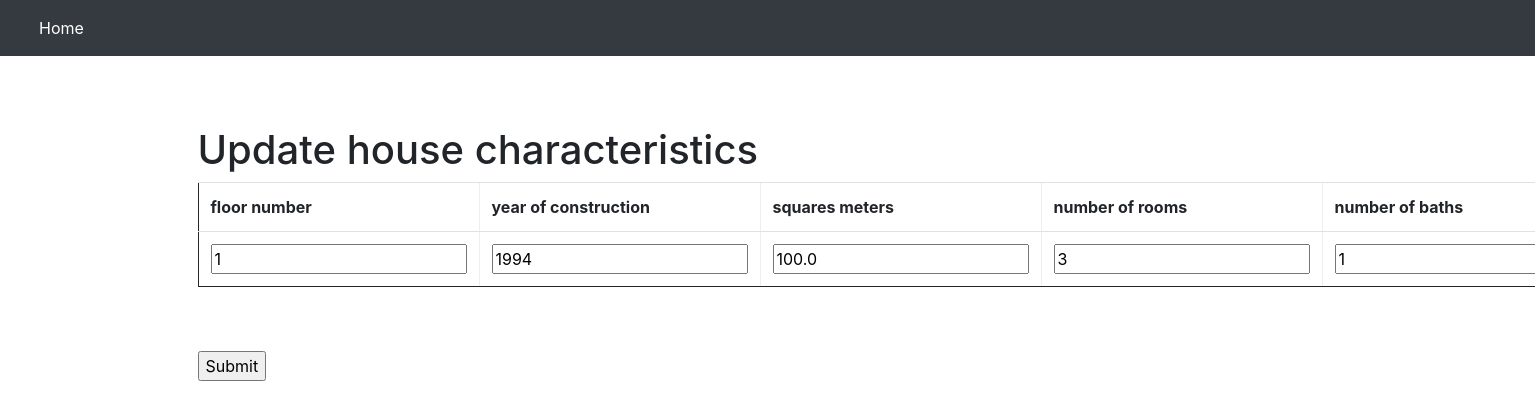
Screenshot of /update/1 with the database file from the repository.
### house_pricing_estimator/models.py (models this page shows)
class Houses(models.Model):
	floor_number = models.IntegerField()
	year_construction = models.IntegerField()
	square_meters = models.FloatField()
	rooms_number = models.IntegerField()
	baths_number = models.IntegerField()
	has_elevator = models.BooleanField(default=False)

### house_pricing_estimator/views.py (the view)
# urls.py: path('update/<int:id>', views.update, name='update'),
def update(request, id):
  myHouse = Houses.objects.get(id=id)
  template = loader.get_template('update.html')
  context = {
    'myHouse': myHouse,
  }
  return HttpResponse(template.render(context, request))

### house_pricing_estimator/templates/update.html (shortened to what this page needs)
{% extends "base.html" %}
{% block container %}
<h1>Update house characteristics</h1>
<form action="updaterecord/{{ myHouse.id }}" method="post">
<table class="table" border="1">
<tr>
	<th>floor number</th>
	<th>year of construction</th>
	<th>squares meters</th>
	<th>number of rooms</th>
	<th>number of baths</th>
</tr>
<tr>
	<td><input name="floor_number" type="number" value="{{ myHouse.floor_number }}" required></td>
	<td><input name="year_construction" type="number" value="{{ myHouse.year_construction }}" required></td>
	<td><input name="square_meters" type="float" value="{{ myHouse.square_meters }}" required></td>
	<td><input name="rooms_number" type="number" value="{{ myHouse.rooms_number }}" required></td>
	<td><input name="baths_number" type="number" value="{{ myHouse.baths_number }}" required></td>
</tr>
</table>
<br><br>
<input type="submit" value="Submit">
</form>
{% endblock container %}

### house_pricing_estimator/templates/base.html (style rules this page uses)
td { text-align: center; vertical-align: middle; }
table { border: 1px solid; width: 200px; }

### rows the page displays
Houses: floor_number "1", year_construction "1994", square_meters "100.0", rooms_number "3", baths_number "1"
